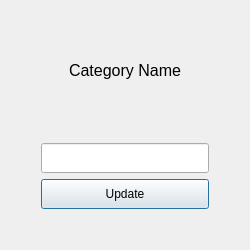
<?xml version="1.0" encoding="UTF-8"?>
<ui version="4.0">
 <class>updateDialog</class>
 <widget class="QDialog" name="updateDialog">
  <property name="geometry">
   <rect>
    <x>0</x>
    <y>0</y>
    <width>250</width>
    <height>250</height>
   </rect>
  </property>
  <property name="minimumSize">
   <size>
    <width>250</width>
    <height>250</height>
   </size>
  </property>
  <property name="maximumSize">
   <size>
    <width>250</width>
    <height>250</height>
   </size>
  </property>
  <property name="windowTitle">
   <string>Dialog</string>
  </property>
  <layout class="QHBoxLayout" name="horizontalLayout">
   <item>
    <layout class="QVBoxLayout" name="verticalLayout" stretch="0,0,10,5">
     <property name="sizeConstraint">
      <enum>QLayout::SetDefaultConstraint</enum>
     </property>
     <property name="leftMargin">
      <number>30</number>
     </property>
     <property name="topMargin">
      <number>30</number>
     </property>
     <property name="rightMargin">
      <number>30</number>
     </property>
     <property name="bottomMargin">
      <number>30</number>
     </property>
     <item>
      <spacer name="horizontalSpacer">
       <property name="orientation">
        <enum>Qt::Horizontal</enum>
       </property>
       <property name="sizeHint" stdset="0">
        <size>
         <width>40</width>
         <height>20</height>
        </size>
       </property>
      </spacer>
     </item>
     <item>
      <widget class="QLabel" name="label">
       <property name="font">
        <font>
         <pointsize>12</pointsize>
        </font>
       </property>
       <property name="text">
        <string>Category Name</string>
       </property>
       <property name="alignment">
        <set>Qt::AlignHCenter|Qt::AlignTop</set>
       </property>
       <property name="margin">
        <number>0</number>
       </property>
      </widget>
     </item>
     <item>
      <widget class="QLineEdit" name="category_update_input">
       <property name="minimumSize">
        <size>
         <width>0</width>
         <height>30</height>
        </size>
       </property>
      </widget>
     </item>
     <item>
      <widget class="QPushButton" name="category_update_btn">
       <property name="sizePolicy">
        <sizepolicy hsizetype="Minimum" vsizetype="Fixed">
         <horstretch>0</horstretch>
         <verstretch>0</verstretch>
        </sizepolicy>
       </property>
       <property name="minimumSize">
        <size>
         <width>0</width>
         <height>30</height>
        </size>
       </property>
       <property name="maximumSize">
        <size>
         <width>250</width>
         <height>16777215</height>
        </size>
       </property>
       <property name="text">
        <string>Update</string>
       </property>
      </widget>
     </item>
    </layout>
   </item>
  </layout>
 </widget>
 <resources/>
 <connections/>
</ui>
